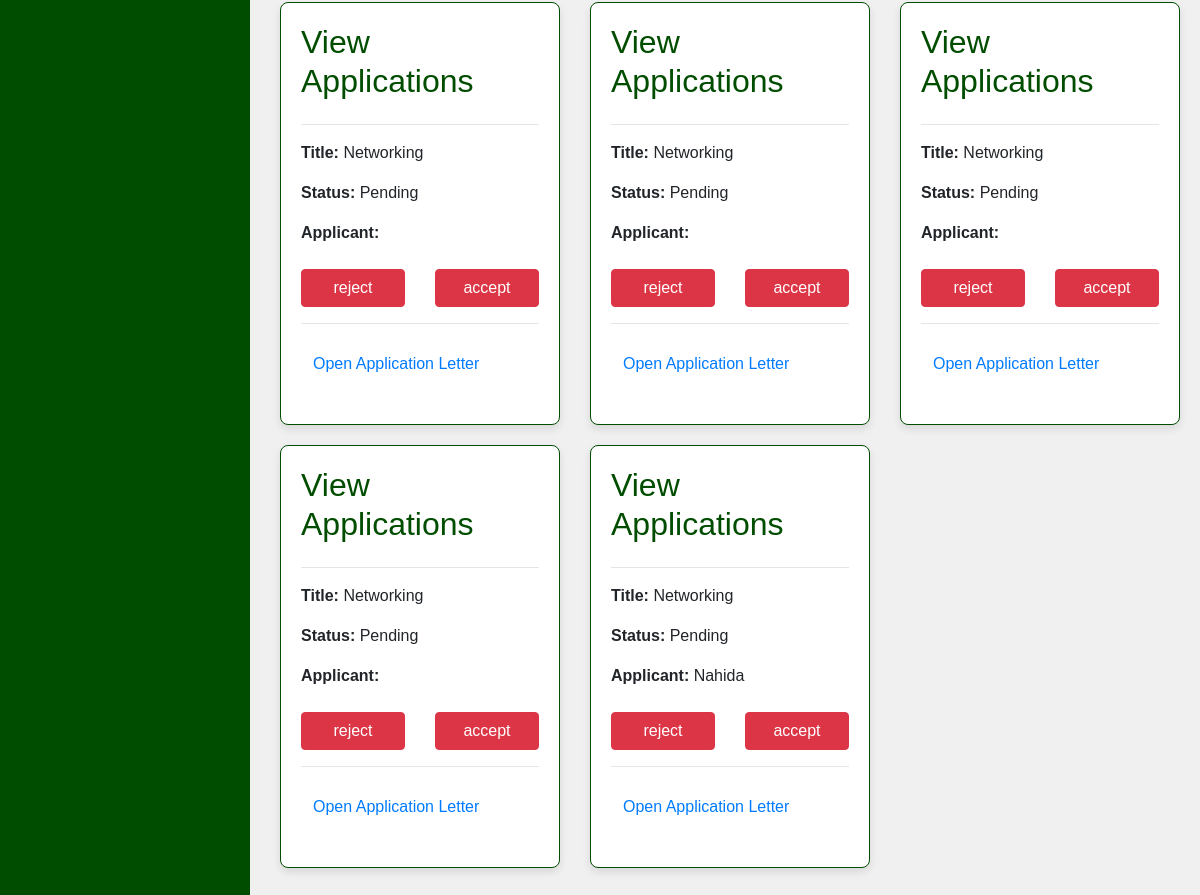
Page /view-applications.php (lower part) on the earlier database version.
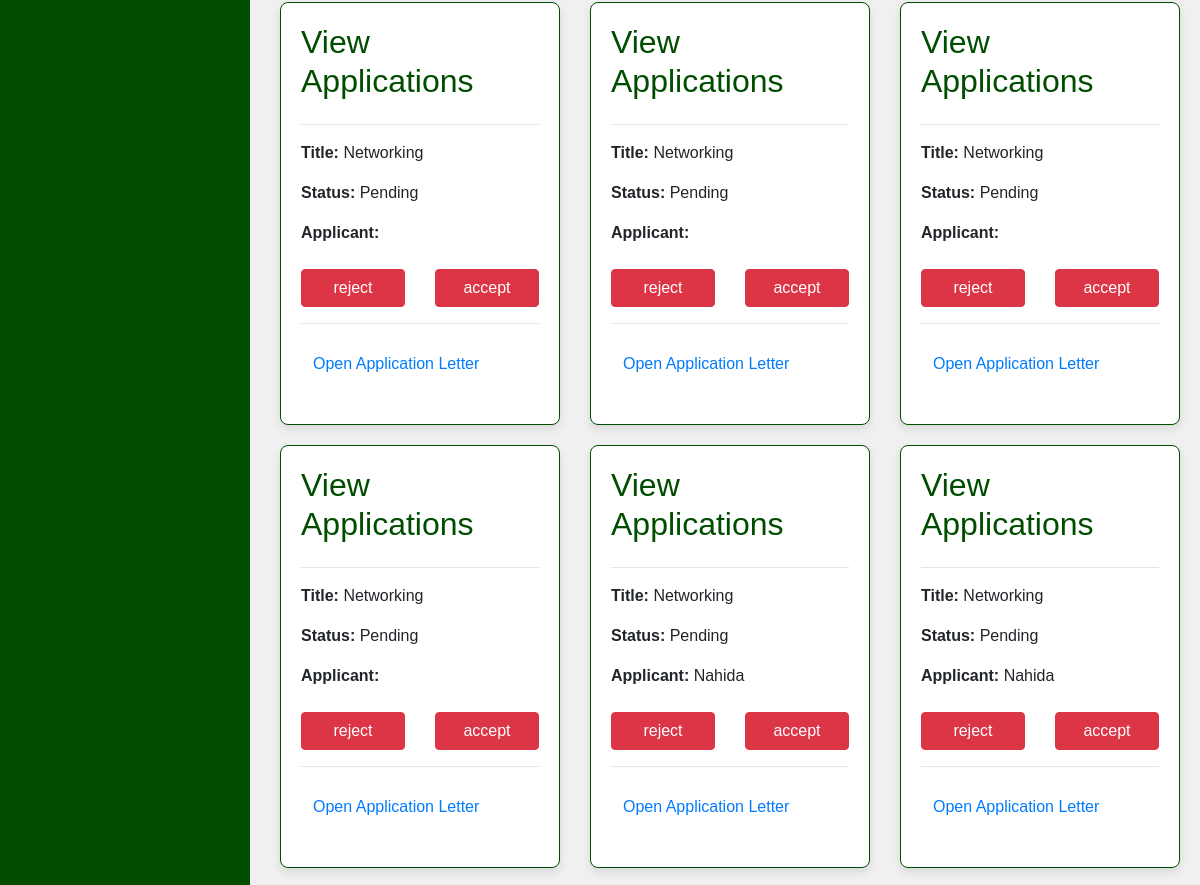
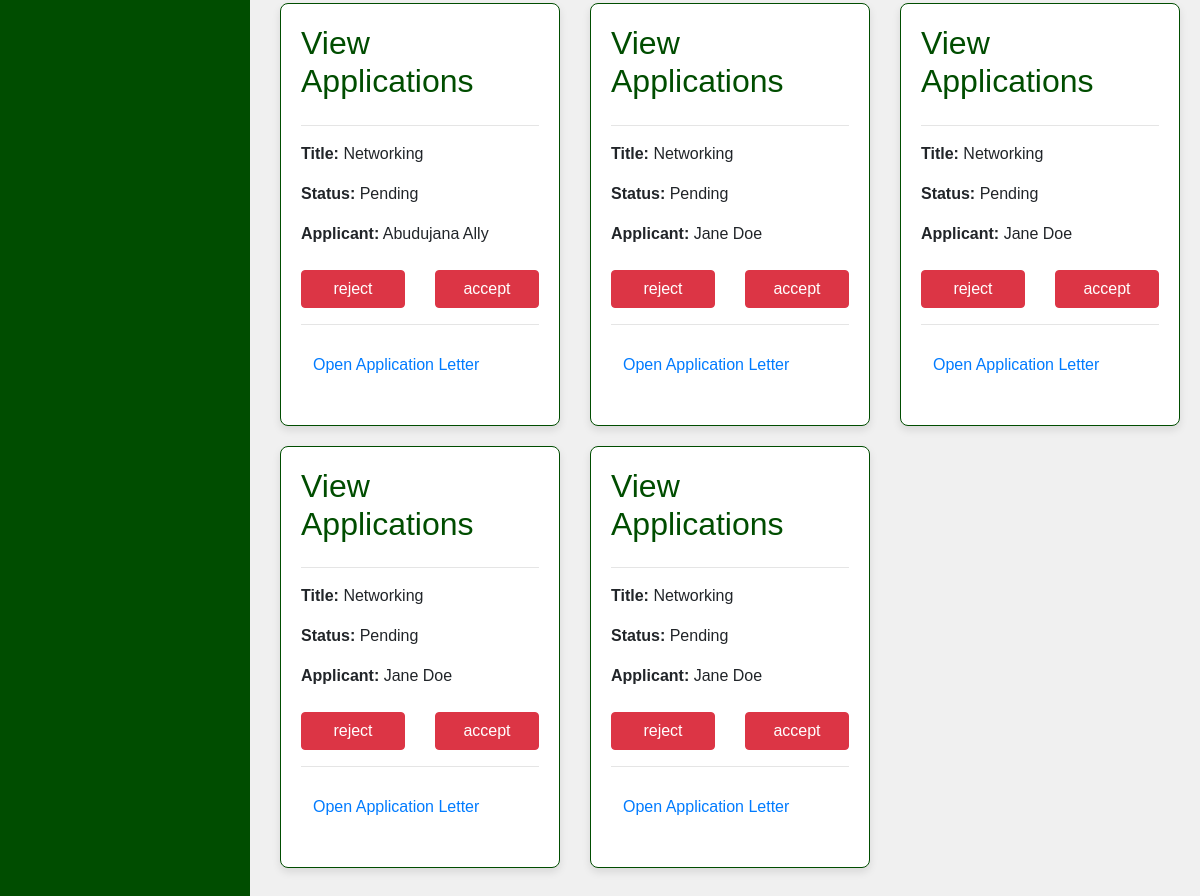
Same page on the later database version (2 pictures, top to bottom).
### tables this page shows
CREATE TABLE `applicants` (
  `ApplicantID` int(11) NOT NULL,
  `opportunityID` int(255) NOT NULL,
  `SpecialistID` int(255) NOT NULL,
  `ApplicationDate` date NOT NULL DEFAULT current_timestamp(),
  `LetterPath` varchar(255) NOT NULL,
  `Status` varchar(255) NOT NULL DEFAULT 'Pending'
);

CREATE TABLE `specialist` (
  `SpecialistID` int(11) NOT NULL,
  `FullName` varchar(255) NOT NULL,
  `Email` varchar(255) NOT NULL,
  `phone_Number` int(10) NOT NULL,
  `GitHub_Username` varchar(50) NOT NULL,
  `Speciality` varchar(255) NOT NULL,
  `Expirience` varchar(255) NOT NULL
);

### DB.php (called while the page is built, shortened)
<?php
class DBHelper
{
    private $conn;
    public function __construct()
    {
        $database = new Database();
        $conn = $database->dbConnection();
        $this->conn = $conn;
    }
    public function getRows($table, $conditions = array())
    {
        $sql = 'SELECT';
        $sql .= array_key_exists("select", $conditions) ? $conditions['select'] : '*';
        $sql .= ' FROM ' . $table;
        if (array_key_exists("where", $conditions)) {
            $sql .= ' WHERE ';
            $i = 0;
            foreach ($conditions['where'] as $key => $value) {
                $pre = ($i > 0) ? ' AND ' : '';
                $sql .= $pre . $key . " = '" . $value . "'";
                $i++;
            }
        }
        $query = $this->conn->prepare($sql);
        $query->execute();
        if (array_key_exists("return_type", $conditions) && $conditions['return_type'] != 'all') {
            switch ($conditions['return_type']) {
                case 'count':
                    $data = $query->rowCount();
                    break;
                case 'single':
                    $data = $query->fetch(PDO::FETCH_ASSOC);
                    break;
                default:
                    $data = '';
            }
        } else {
            if ($query->rowCount() > 0) {
                $data = $query->fetchAll();
            }
        }
        return !empty($data) ? $data : false;
    }
    public function getData($table, $attrName, $id, $id2)
    {
        $query = $this->getRows($table, ['where' => [ $id => $id2 ], ' order_by' => ' courseID ASC' ]);
        if (!empty($query)) {
            foreach ($query as  $q) {
                $attrName = $q[$attrName];
                return $attrName;
            }
        } else {
            return null;
        }
    }
}

### view-applications.php (the view, shortened to what this page needs)
<?php
include 'DB.php';
$db = new DBhelper();
$App = $db->getRows("applicants");
?>
<!DOCTYPE html>
<html lang="en">
<head>
    <link href="https://maxcdn.bootstrapcdn.com/bootstrap/4.5.2/css/bootstrap.min.css" rel="stylesheet">
</head>
<body>
    <div class="sidebar">
    </div>
    <div class="content">
        <div class="row">
            <?php if (is_array($App)) { ?>
                <?php foreach ($App as $a) { ?>
                    <div class="col-md-4">
                        <div class="card">
                            <h2>View Applications</h2>
                            <hr>
                            <p><b>Title:</b> <?= $db->getData("opportunity", "Tittle", "opportunityID", $a["opportunityID"]); ?></p>
                            <p><b>Status: </b><?= $a["Status"] ?></p>
                            <p><b>Applicant:</b> <?= $db->getData("specialist", "FullName", "SpecialistID", $a["SpecialistID"]); ?></p>
                            <div class="row mt-2">
                                <div class="col-6">
                                    <a href="message-users.php?applicant=<?= $a['ApplicantID'] ?? ''; ?>" type="button" class="btn btn-danger w-100">reject</a>
                                </div>
                                <div class="col-6">
                                <a href="message-users.php?applicant=<?= $a['ApplicantID'] ?? ''; ?>" type="button" class="btn btn-danger w-100">accept</a>
                                </div>
                            </div>
                            <hr>
                            <div class="row p-2 m-1">
                                <p><a href="assets/letters/<?= $a['LetterPath'] ?>" target="_blank" class="mt-3">Open Application Letter</a></p>
                            </div>
                        </div>
                    </div>
                <?php } ?>
            <?php } else { ?>
                    <p>Sorry Failed to upload files: Perhaps; No datas found.</p>
            <?php } ?>
        </div>
    </div>
</body>
</html>

Differences in the rows shown:
added applicants: Data "Networking", Status "Pending", Data "Nahida"
added applicants: Data "Networking", Status "Pending", SpecialistID.FullName "Abudujana Ally"
added applicants: Data "Networking", Status "Pending", SpecialistID.FullName "Jane Doe"
added applicants: Data "Networking", Status "Pending", Data "Jane Doe"
added applicants: Data "Networking", Status "Pending", Data "Jane Doe"
added applicants: Data "Networking", Status "Pending", Data "Jane Doe"
